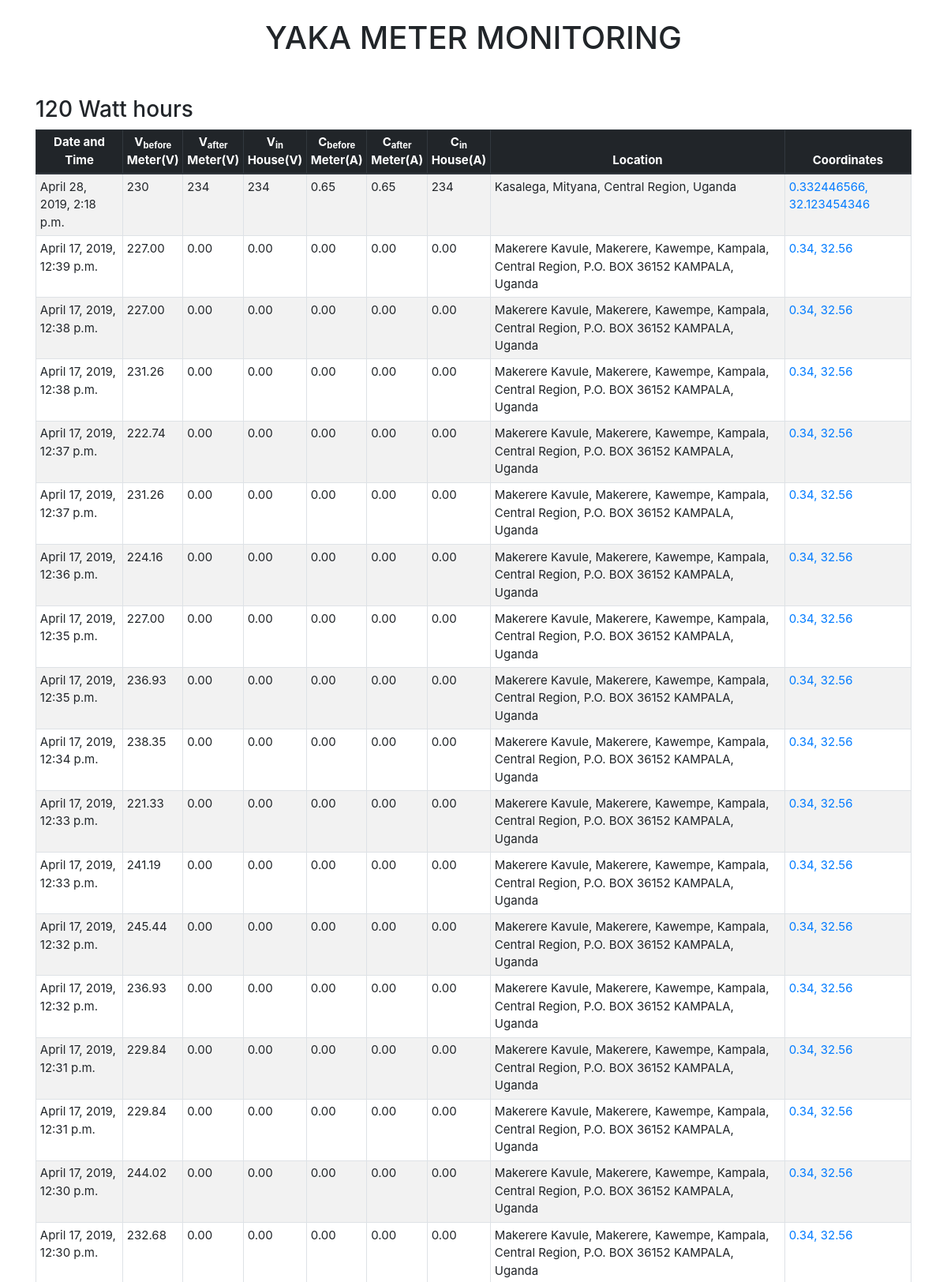
The page /meter_data/datashow/1 (upper part) on the database its author committed.
### meter_data/models.py (models this page shows)
class Data(models.Model):
    client = models.ForeignKey(Client, blank= True, on_delete=models.CASCADE)
    vb_meter = models.CharField(max_length = 255)
    va_meter = models.CharField(max_length = 255)
    vin_house = models.CharField(max_length = 255)
    cb_meter = models.CharField(max_length = 255)
    ca_meter = models.CharField(max_length = 255)
    cin_house = models.CharField(max_length = 255)
    energy = models.CharField(max_length = 255)
    received_at = models.DateTimeField(auto_now_add =True)
    latitude = models.CharField(max_length = 255)
    longitude = models.CharField(max_length = 255)
    location = models.CharField(max_length = 255, default = 'Kampala')
    energy = models.CharField(max_length = 255)

### meter_data/views.py (the view)
# urls.py: path('datashow/<int:pk>', views.datashow, name='datashow'),
def datashow(request,pk):
    if(request.method == 'GET'):
        energy_value = 0
        client = Client.objects.get(pk = pk)
        clientdataobject = Data.objects.filter(client = client).order_by("-pk")
        client_data = Data.objects.filter(client=client).order_by("-pk")
        if client_data:
            energy_value = Data.objects.filter(
                client = client).order_by("-pk")[0].energy
        context = {'clientdataobject': clientdataobject, 'client': client, 'energy_value': energy_value}
        print(clientdataobject[0].longitude)
        print(clientdataobject[0].latitude)
        return render(request, 'tableview.html', context)

### meter_data/templates/tableview.html (shortened to what this page needs)
<!DOCTYPE html>
<html lang="en">
<head>
    <link rel="stylesheet" href="https://maxcdn.bootstrapcdn.com/bootstrap/4.0.0/css/bootstrap.min.css">
</head>
<body>
    <div class = "container"><br>
        <h1 class = "text-center">
            YAKA METER MONITORING
        </h1>
        <div>
        <h3 class = "ml-auto">
            {{ energy_value }} Watt hours
        </h3>
        </div>
        <table class="table table-striped table-edits table-bordered">
            <thead class="thead-dark">
                <tr class="text-center">
                    <th>Date and Time </th>
                    <th>V<sub>before</sub><br>Meter(V) </th>
                    <th>V<sub>after</sub><br>Meter(V)</th>
                    <th>V<sub>in</sub><br>House(V)</th>
                    <th>C<sub>before</sub><br> Meter(A) </th>
                    <th>C<sub>after</sub><br>Meter(A)</th>
                    <th>C<sub>in</sub><br>House(A) </th>
                    <th>Location</th>
                    <th>Coordinates</th>
                </tr>
            </thead>
                <tbody>
                    {%for data in clientdataobject %}
                <tr >
                    <td>{{data.received_at}}</td>
                    <td>{{data.vb_meter}}</td>
                    <td>{{data.va_meter}}</td>
                    <td>{{data.vin_house}}</td>
                    <td>{{data.cb_meter}}</td>
                    <td>{{data.ca_meter}}</td>
                    <td>{{data.cin_house}}</td>
                    <td>{{data.location}}</td>
                    {% if data.location == 'Null' %}
                    <td>{{data.latitude}}, {{data.longitude}}</td>
                    {% else %}
                    <td><a href="https://www.google.com?q={{data.latitude}}, {{data.longitude}}" target = "_blank">{{data.latitude}}, {{data.longitude}}</a></td>
                    {% endif %}
                </tr>
                {% endfor %}
                </tbody>
            </table>
    </div>
</body>
</html>

### meter_data/templates/tableview.html (style rules this page uses)
h1 { margin-bottom: 50px; }
.table-edits { font-size: 15px ; }
.table-edits tbody tr td, .table-edits thead tr th { padding: 0.3rem ; }

### rows shown on the page
Data: energy "120", received_at "April 28, 2019, 2:18 p.m.", vb_meter "230", va_meter "234", vin_house "234", cb_meter "0.65", ca_meter "0.65", cin_house "234", location "Kasalega, Mityana, Central Region, Uganda", latitude "0.332446566", longitude "32.123454346"
Data: received_at "April 17, 2019, 12:39 p.m.", vb_meter "227.00", va_meter "0.00", vin_house "0.00", cb_meter "0.00", ca_meter "0.00", cin_house "0.00", location "Makerere Kavule, Makerere, Kawempe, Kampala, Central Region, P.O. BOX 36152 KAMPALA, Uganda", latitude "0.34", longitude "32.56"
Data: received_at "April 17, 2019, 12:38 p.m.", vb_meter "227.00", va_meter "0.00", vin_house "0.00", cb_meter "0.00", ca_meter "0.00", cin_house "0.00", location "Makerere Kavule, Makerere, Kawempe, Kampala, Central Region, P.O. BOX 36152 KAMPALA, Uganda", latitude "0.34", longitude "32.56"
Data: received_at "April 17, 2019, 12:38 p.m.", vb_meter "231.26", va_meter "0.00", vin_house "0.00", cb_meter "0.00", ca_meter "0.00", cin_house "0.00", location "Makerere Kavule, Makerere, Kawempe, Kampala, Central Region, P.O. BOX 36152 KAMPALA, Uganda", latitude "0.34", longitude "32.56"
Data: received_at "April 17, 2019, 12:37 p.m.", vb_meter "222.74", va_meter "0.00", vin_house "0.00", cb_meter "0.00", ca_meter "0.00", cin_house "0.00", location "Makerere Kavule, Makerere, Kawempe, Kampala, Central Region, P.O. BOX 36152 KAMPALA, Uganda", latitude "0.34", longitude "32.56"
Data: received_at "April 17, 2019, 12:37 p.m.", vb_meter "231.26", va_meter "0.00", vin_house "0.00", cb_meter "0.00", ca_meter "0.00", cin_house "0.00", location "Makerere Kavule, Makerere, Kawempe, Kampala, Central Region, P.O. BOX 36152 KAMPALA, Uganda", latitude "0.34", longitude "32.56"
Data: received_at "April 17, 2019, 12:36 p.m.", vb_meter "224.16", va_meter "0.00", vin_house "0.00", cb_meter "0.00", ca_meter "0.00", cin_house "0.00", location "Makerere Kavule, Makerere, Kawempe, Kampala, Central Region, P.O. BOX 36152 KAMPALA, Uganda", latitude "0.34", longitude "32.56"
Data: received_at "April 17, 2019, 12:35 p.m.", vb_meter "227.00", va_meter "0.00", vin_house "0.00", cb_meter "0.00", ca_meter "0.00", cin_house "0.00", location "Makerere Kavule, Makerere, Kawempe, Kampala, Central Region, P.O. BOX 36152 KAMPALA, Uganda", latitude "0.34", longitude "32.56"
Data: received_at "April 17, 2019, 12:35 p.m.", vb_meter "236.93", va_meter "0.00", vin_house "0.00", cb_meter "0.00", ca_meter "0.00", cin_house "0.00", location "Makerere Kavule, Makerere, Kawempe, Kampala, Central Region, P.O. BOX 36152 KAMPALA, Uganda", latitude "0.34", longitude "32.56"
Data: received_at "April 17, 2019, 12:34 p.m.", vb_meter "238.35", va_meter "0.00", vin_house "0.00", cb_meter "0.00", ca_meter "0.00", cin_house "0.00", location "Makerere Kavule, Makerere, Kawempe, Kampala, Central Region, P.O. BOX 36152 KAMPALA, Uganda", latitude "0.34", longitude "32.56"
Data: received_at "April 17, 2019, 12:33 p.m.", vb_meter "221.33", va_meter "0.00", vin_house "0.00", cb_meter "0.00", ca_meter "0.00", cin_house "0.00", location "Makerere Kavule, Makerere, Kawempe, Kampala, Central Region, P.O. BOX 36152 KAMPALA, Uganda", latitude "0.34", longitude "32.56"
Data: received_at "April 17, 2019, 12:33 p.m.", vb_meter "241.19", va_meter "0.00", vin_house "0.00", cb_meter "0.00", ca_meter "0.00", cin_house "0.00", location "Makerere Kavule, Makerere, Kawempe, Kampala, Central Region, P.O. BOX 36152 KAMPALA, Uganda", latitude "0.34", longitude "32.56"
Data: received_at "April 17, 2019, 12:32 p.m.", vb_meter "245.44", va_meter "0.00", vin_house "0.00", cb_meter "0.00", ca_meter "0.00", cin_house "0.00", location "Makerere Kavule, Makerere, Kawempe, Kampala, Central Region, P.O. BOX 36152 KAMPALA, Uganda", latitude "0.34", longitude "32.56"
Data: received_at "April 17, 2019, 12:32 p.m.", vb_meter "236.93", va_meter "0.00", vin_house "0.00", cb_meter "0.00", ca_meter "0.00", cin_house "0.00", location "Makerere Kavule, Makerere, Kawempe, Kampala, Central Region, P.O. BOX 36152 KAMPALA, Uganda", latitude "0.34", longitude "32.56"
Data: received_at "April 17, 2019, 12:31 p.m.", vb_meter "229.84", va_meter "0.00", vin_house "0.00", cb_meter "0.00", ca_meter "0.00", cin_house "0.00", location "Makerere Kavule, Makerere, Kawempe, Kampala, Central Region, P.O. BOX 36152 KAMPALA, Uganda", latitude "0.34", longitude "32.56"
Data: received_at "April 17, 2019, 12:31 p.m.", vb_meter "229.84", va_meter "0.00", vin_house "0.00", cb_meter "0.00", ca_meter "0.00", cin_house "0.00", location "Makerere Kavule, Makerere, Kawempe, Kampala, Central Region, P.O. BOX 36152 KAMPALA, Uganda", latitude "0.34", longitude "32.56"
Data: received_at "April 17, 2019, 12:30 p.m.", vb_meter "244.02", va_meter "0.00", vin_house "0.00", cb_meter "0.00", ca_meter "0.00", cin_house "0.00", location "Makerere Kavule, Makerere, Kawempe, Kampala, Central Region, P.O. BOX 36152 KAMPALA, Uganda", latitude "0.34", longitude "32.56"
Data: received_at "April 17, 2019, 12:30 p.m.", vb_meter "232.68", va_meter "0.00", vin_house "0.00", cb_meter "0.00", ca_meter "0.00", cin_house "0.00", location "Makerere Kavule, Makerere, Kawempe, Kampala, Central Region, P.O. BOX 36152 KAMPALA, Uganda", latitude "0.34", longitude "32.56"
